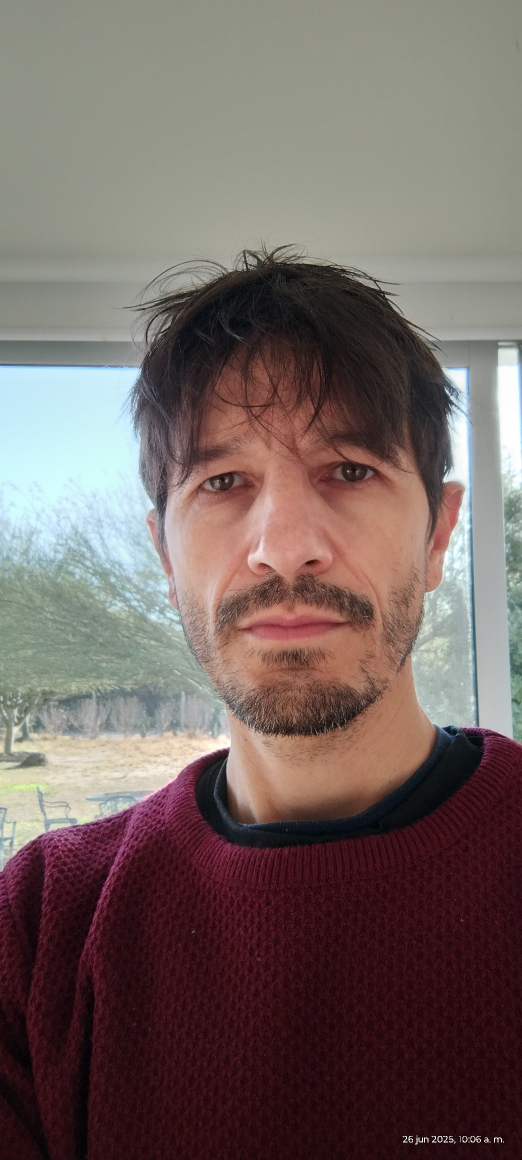
#> input picture fer.jpg, 1044 x 2320 px (shown at 1/2 size)
$ python -i minecraft.py   (imports and definitions only)
#> lines starting #> are read from the running program, lines starting #| are printed output that depends on the picture
import streamlit as st
import numpy as np
from PIL import Image, ImageDraw, ImageFilter
import io
import colorsys
from collections import Counter
import sys

# Manejo de importación de sklearn con fallback
try:
    from sklearn.cluster import KMeans
    SKLEARN_AVAILABLE = True
except ImportError:
    SKLEARN_AVAILABLE = False
    st.warning("⚠️ scikit-learn no está disponible. Usando método alternativo para extracción de colores.")

# [120 lines left out: functions extract_dominant_colors_fallback, extract_dominant_colors_sklearn, rotate_image, minecraft_color_adjustment, not called in this run]

@st.cache_data
def create_adaptive_minecraft_palette(image_bytes, preserve_original=True):
    """Crea paleta adaptada usando bytes de imagen para cache"""
    image = Image.open(io.BytesIO(image_bytes))

    if preserve_original:
        # Extraer colores dominantes
        if SKLEARN_AVAILABLE:
            dominant_colors = extract_dominant_colors_sklearn(image, num_colors=12)
        else:
            dominant_colors = extract_dominant_colors_fallback(image, num_colors=12)

        # Ajustar para estilo Minecraft
        minecraft_adapted = []
        for color in dominant_colors:
            adjusted = minecraft_color_adjustment(color)
            minecraft_adapted.append(adjusted)

        # Colores básicos de Minecraft como respaldo
        basic_minecraft = [
            (34, 139, 34),    # Verde hierba
            (139, 69, 19),    # Marrón tierra
            (105, 105, 105),  # Gris piedra
            (255, 255, 255),  # Blanco
            (220, 20, 60),    # Rojo
        ]

        # Combinar evitando duplicados
        final_palette = minecraft_adapted.copy()
        for basic_color in basic_minecraft:
            # Verificar si es similar a algún color existente
            is_similar = False
            for existing in final_palette:
                distance = sum((a - b) ** 2 for a, b in zip(basic_color, existing))
                if distance < 2000:  # Umbral de similitud
                    is_similar = True
                    break

            if not is_similar and len(final_palette) < 16:
                final_palette.append(basic_color)

        return final_palette[:16]

    else:
        # Paleta fija clásica
        return [
            (34, 139, 34),    # Verde hierba
            (139, 69, 19),    # Marrón tierra
            (105, 105, 105),  # Gris piedra
            (160, 82, 45),    # Marrón madera
            (255, 215, 0),    # Dorado
            (220, 20, 60),    # Rojo ladrillo
            (25, 25, 112),    # Azul profundo
            (255, 255, 255),  # Blanco
            (0, 0, 0),        # Negro
            (255, 165, 0),    # Naranja
            (128, 0, 128),    # Púrpura
            (255, 192, 203),  # Rosa
            (0, 255, 255),    # Cyan
            (255, 255, 0),    # Amarillo
            (0, 128, 0),      # Verde
            (128, 128, 128),  # Gris
        ]

# [109 lines left out: functions rgb_to_minecraft_palette, create_3d_block, pixelate_image_robust, not called in this run]

def create_minecraft_3d_art(image_bytes, block_size=20, pixel_size=16, preserve_original_colors=True, rotation_angle=0):
    """Convierte imagen en arte 3D Minecraft de forma robusta con rotación"""
    try:
        # Crear paleta adaptada (usando imagen original para mejores colores)
        minecraft_colors = create_adaptive_minecraft_palette(image_bytes, preserve_original_colors)

        # Pixelar imagen con rotación
        pixelated = pixelate_image_robust(image_bytes, pixel_size, rotation_angle)

        # Obtener dimensiones
        pix_width, pix_height = pixelated.size

        # Limitar tamaño máximo para evitar problemas de memoria
        max_dimension = 100
        if pix_width > max_dimension or pix_height > max_dimension:
            scale_factor = min(max_dimension / pix_width, max_dimension / pix_height)
            new_width = int(pix_width * scale_factor)
            new_height = int(pix_height * scale_factor)
            pixelated = pixelated.resize((new_width, new_height), Image.NEAREST)
            pix_width, pix_height = new_width, new_height

        # Crear canvas resultado
        canvas_width = pix_width * block_size
        canvas_height = pix_height * block_size
        result = Image.new('RGB', (canvas_width, canvas_height), (135, 206, 235))

        # Convertir a array numpy de forma segura
        pix_array = np.array(pixelated)

        # Asegurar que es 3D
        if len(pix_array.shape) == 2:
            pix_array = np.stack([pix_array] * 3, axis=-1)

        # Crear bloques 3D
        for y in range(pix_height):
            for x in range(pix_width):
                try:
                    # Obtener color del pixel
                    pixel = pix_array[y, x]

                    if len(pixel) >= 3:
                        r, g, b = pixel[0], pixel[1], pixel[2]
                    else:
                        # Escala de grises
                        gray = pixel if np.isscalar(pixel) else pixel[0]
                        r = g = b = gray

                    # Convertir a paleta Minecraft
                    mc_color = rgb_to_minecraft_palette(r, g, b, minecraft_colors)

                    # Crear y pegar bloque
                    block = create_3d_block(mc_color, block_size)
                    result.paste(block, (x * block_size, y * block_size))

                except Exception as e:
                    # Si falla un bloque, usar color por defecto
                    default_block = create_3d_block((128, 128, 128), block_size)
                    result.paste(default_block, (x * block_size, y * block_size))

        return result, minecraft_colors

    except Exception as e:
        st.error(f"Error en procesamiento: {str(e)}")
        # Imagen de error
        error_img = Image.new('RGB', (400, 300), (255, 0, 0))
        return error_img, [(255, 0, 0)]

# [18 lines left out: function show_color_palette, not called in this run]

# Configuración de página
# [24 lines not run here, left out]
# [8 lines that did not run here, left out]

# Botones de rotación rápida
# [1 line that did not run here, left out]
# [11 lines not run here, left out]
# [7 lines that did not run here, left out]

# [6 lines that did not run here, left out]

# [5 lines that did not run here, left out]

# Layout principal
# [1 line that did not run here, left out]

# [61 lines not run here, left out]

>>> import cv2
>>> picture = cv2.imread('fer.jpg', cv2.IMREAD_GRAYSCALE)
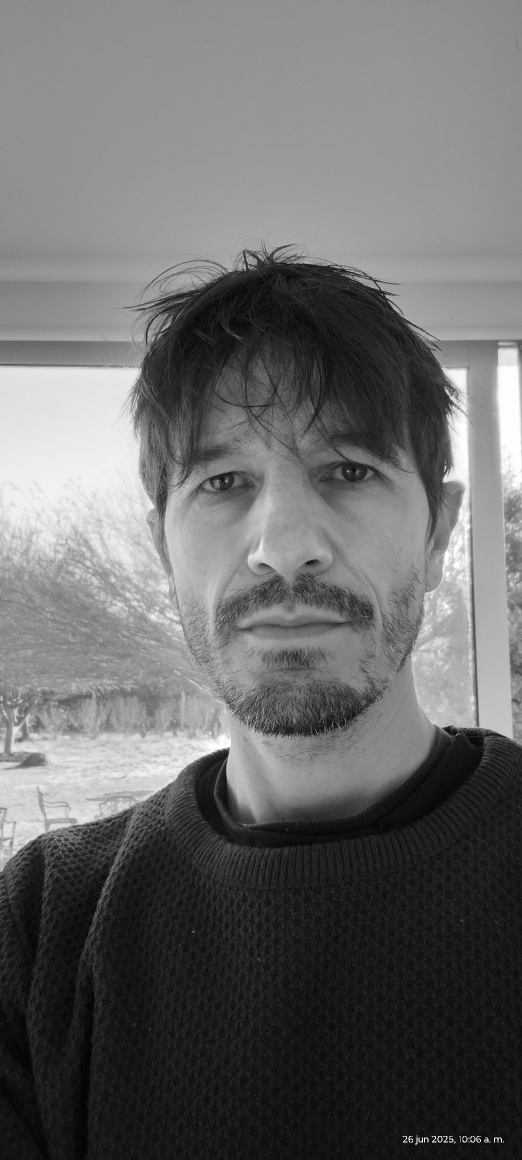
#> picture: shape (2320, 1044) (shown at 1/2 size); min 0, max 255, mean 105.9
>>> result = create_minecraft_3d_art(picture)
#> in create_minecraft_3d_art, `error_img = Image.new('RGB', (400, 300), (255, 0, 0))`:
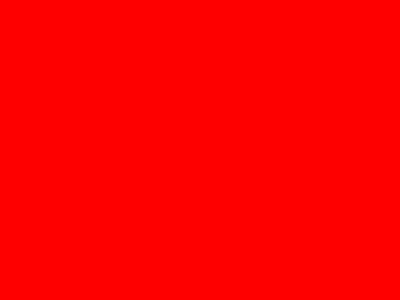
#> error_img: PIL image 400x300 RGB; mean R, G, B 255, 0, 0
